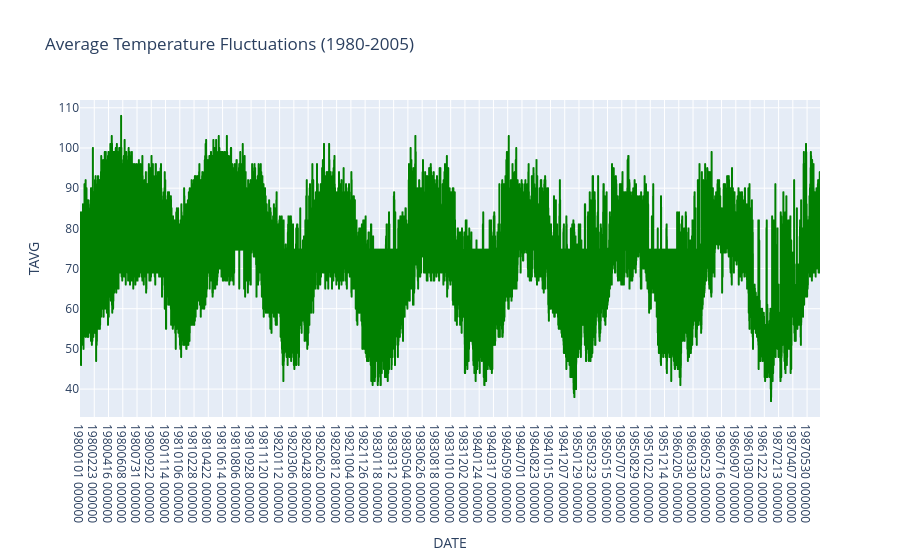

Notebook cell for this chart:
### Code cell
df1=df[(df['DATE'] >= "1980-01-01") & (df["DATE"] <= "2005-12-31")]
fig_2=fig = px.line(df1, x='DATE', y='TAVG', title='Average Temperature Fluctuations (1980-2005)') # x is date always
fig_2.update_traces(line=dict(color='green'))

fig_2.show()

### Figure 1 — Plotly figure (JSON) as saved in the notebook; plotly's stock layout.template omitted (floating-point values rounded to 4 significant figures; data arrays with more than 128 entries replaced by an {"elided": "..."} marker saying what was removed)
{"data": [{"hovertemplate": "DATE=%{x}<br>TAVG=%{y}<extra></extra>", "legendgroup": "", "line": {"color": "green", "dash": "solid"}, "marker": {"symbol": "circle"}, "mode": "lines", "name": "", "showlegend": false, "type": "scattergl", "x": {"elided": "30222 str values"}, "xaxis": "x", "y": {"elided": "30222 float values"}, "yaxis": "y"}], "layout": {"legend": {"tracegroupgap": 0}, "title": {"text": "Average Temperature Fluctuations (1980-2005)"}, "xaxis": {"anchor": "y", "domain": [0, 1], "title": {"text": "DATE"}}, "yaxis": {"anchor": "x", "domain": [0, 1], "title": {"text": "TAVG"}}}}
